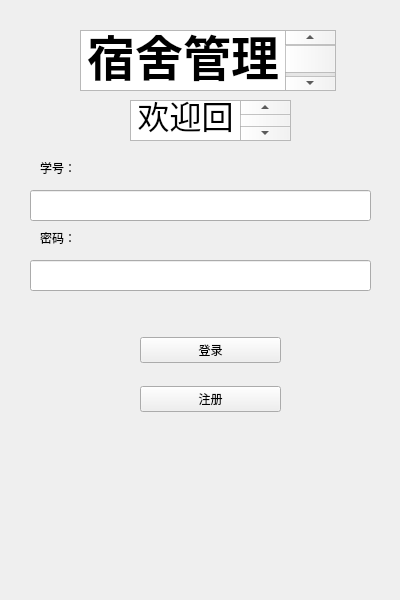
<?xml version="1.0" encoding="UTF-8"?>
<ui version="4.0">
 <class>Widget</class>
 <widget class="QWidget" name="Widget">
  <property name="geometry">
   <rect>
    <x>0</x>
    <y>0</y>
    <width>400</width>
    <height>600</height>
   </rect>
  </property>
  <property name="minimumSize">
   <size>
    <width>400</width>
    <height>600</height>
   </size>
  </property>
  <property name="maximumSize">
   <size>
    <width>400</width>
    <height>600</height>
   </size>
  </property>
  <property name="windowTitle">
   <string>Widget</string>
  </property>
  <widget class="QTextBrowser" name="MainTitle">
   <property name="geometry">
    <rect>
     <x>80</x>
     <y>30</y>
     <width>256</width>
     <height>61</height>
    </rect>
   </property>
   <property name="maximumSize">
    <size>
     <width>16777215</width>
     <height>16777215</height>
    </size>
   </property>
   <property name="styleSheet">
    <string notr="true">width:50%;</string>
   </property>
   <property name="html">
    <string>&lt;!DOCTYPE HTML PUBLIC &quot;-//W3C//DTD HTML 4.0//EN&quot; &quot;http://www.w3.org/TR/REC-html40/strict.dtd&quot;&gt;
&lt;html&gt;&lt;head&gt;&lt;meta name=&quot;qrichtext&quot; content=&quot;1&quot; /&gt;&lt;meta charset=&quot;utf-8&quot; /&gt;&lt;style type=&quot;text/css&quot;&gt;
p, li { white-space: pre-wrap; }
hr { height: 1px; border-width: 0; }
li.unchecked::marker { content: &quot;\2610&quot;; }
li.checked::marker { content: &quot;\2612&quot;; }
&lt;/style&gt;&lt;/head&gt;&lt;body style=&quot; font-family:'.AppleSystemUIFont'; font-size:13pt; font-weight:400; font-style:normal;&quot;&gt;
&lt;p align=&quot;center&quot; style=&quot; margin-top:0px; margin-bottom:0px; margin-left:0px; margin-right:0px; -qt-block-indent:0; text-indent:0px;&quot;&gt;&lt;span style=&quot; font-size:36pt; font-weight:700;&quot;&gt;宿舍管理系统&lt;/span&gt;&lt;/p&gt;&lt;/body&gt;&lt;/html&gt;</string>
   </property>
  </widget>
  <widget class="QLineEdit" name="idLine">
   <property name="geometry">
    <rect>
     <x>30</x>
     <y>190</y>
     <width>341</width>
     <height>31</height>
    </rect>
   </property>
   <property name="maximumSize">
    <size>
     <width>16777215</width>
     <height>16777215</height>
    </size>
   </property>
   <property name="styleSheet">
    <string notr="true">width:50%;</string>
   </property>
  </widget>
  <widget class="QLineEdit" name="pwdLine">
   <property name="geometry">
    <rect>
     <x>30</x>
     <y>260</y>
     <width>341</width>
     <height>31</height>
    </rect>
   </property>
   <property name="maximumSize">
    <size>
     <width>16777215</width>
     <height>16777215</height>
    </size>
   </property>
   <property name="styleSheet">
    <string notr="true">width:50%;</string>
   </property>
  </widget>
  <widget class="QWidget" name="layoutWidget">
   <property name="geometry">
    <rect>
     <x>140</x>
     <y>320</y>
     <width>141</width>
     <height>111</height>
    </rect>
   </property>
   <property name="maximumSize">
    <size>
     <width>16777215</width>
     <height>16777215</height>
    </size>
   </property>
   <property name="styleSheet">
    <string notr="true">width:50%;</string>
   </property>
   <layout class="QVBoxLayout" name="verticalLayout">
    <item>
     <widget class="QPushButton" name="logInButton">
      <property name="text">
       <string>登录</string>
      </property>
     </widget>
    </item>
    <item>
     <widget class="QPushButton" name="SignUpButton">
      <property name="minimumSize">
       <size>
        <width>60</width>
        <height>20</height>
       </size>
      </property>
      <property name="text">
       <string>注册</string>
      </property>
     </widget>
    </item>
   </layout>
  </widget>
  <widget class="QTextBrowser" name="textBrowser">
   <property name="geometry">
    <rect>
     <x>130</x>
     <y>100</y>
     <width>161</width>
     <height>41</height>
    </rect>
   </property>
   <property name="maximumSize">
    <size>
     <width>16777215</width>
     <height>16777215</height>
    </size>
   </property>
   <property name="styleSheet">
    <string notr="true">width:50%;</string>
   </property>
   <property name="html">
    <string>&lt;!DOCTYPE HTML PUBLIC &quot;-//W3C//DTD HTML 4.0//EN&quot; &quot;http://www.w3.org/TR/REC-html40/strict.dtd&quot;&gt;
&lt;html&gt;&lt;head&gt;&lt;meta name=&quot;qrichtext&quot; content=&quot;1&quot; /&gt;&lt;meta charset=&quot;utf-8&quot; /&gt;&lt;style type=&quot;text/css&quot;&gt;
p, li { white-space: pre-wrap; }
hr { height: 1px; border-width: 0; }
li.unchecked::marker { content: &quot;\2610&quot;; }
li.checked::marker { content: &quot;\2612&quot;; }
&lt;/style&gt;&lt;/head&gt;&lt;body style=&quot; font-family:'.AppleSystemUIFont'; font-size:13pt; font-weight:400; font-style:normal;&quot;&gt;
&lt;p align=&quot;center&quot; style=&quot; margin-top:0px; margin-bottom:0px; margin-left:0px; margin-right:0px; -qt-block-indent:0; text-indent:0px;&quot;&gt;&lt;span style=&quot; font-size:24pt;&quot;&gt;欢迎回来！&lt;/span&gt;&lt;/p&gt;&lt;/body&gt;&lt;/html&gt;</string>
   </property>
  </widget>
  <widget class="QLabel" name="idLabel">
   <property name="geometry">
    <rect>
     <x>40</x>
     <y>160</y>
     <width>58</width>
     <height>16</height>
    </rect>
   </property>
   <property name="text">
    <string>学号：</string>
   </property>
  </widget>
  <widget class="QLabel" name="pwdLabel">
   <property name="geometry">
    <rect>
     <x>40</x>
     <y>230</y>
     <width>58</width>
     <height>16</height>
    </rect>
   </property>
   <property name="text">
    <string>密码：</string>
   </property>
  </widget>
 </widget>
 <resources/>
 <connections/>
</ui>
